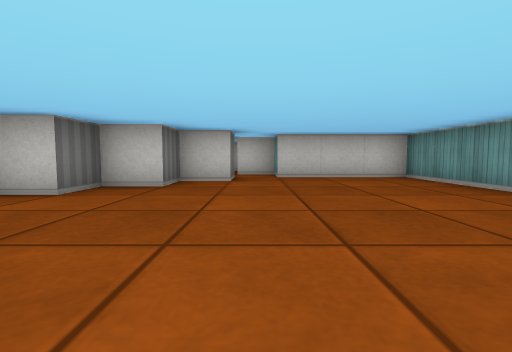
[1] (above)

12 first-person views from a walk through a cub3D level. The camera is about half as high as the walls, tilts 4° down and sees 85° across. The floor is counted in squares. Each view is taken from the middle of a square. On the plan, view 1 faces up. The plan holds only what a view shows up to about 9 squares ahead; the rest is blank.

[2]
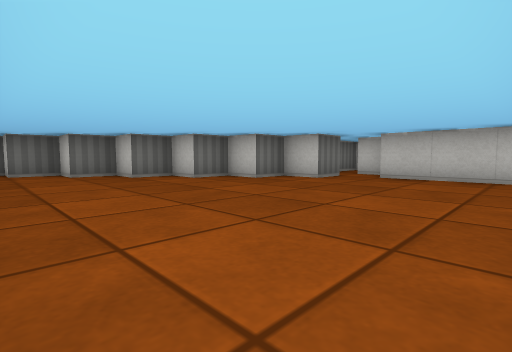

[3]
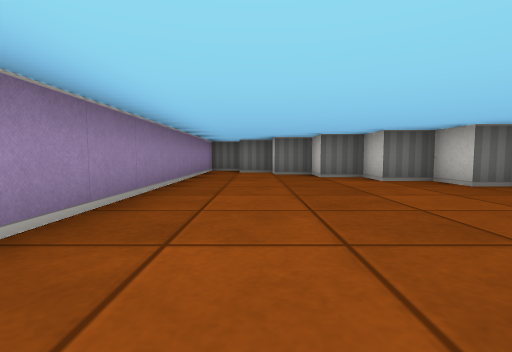

[4]
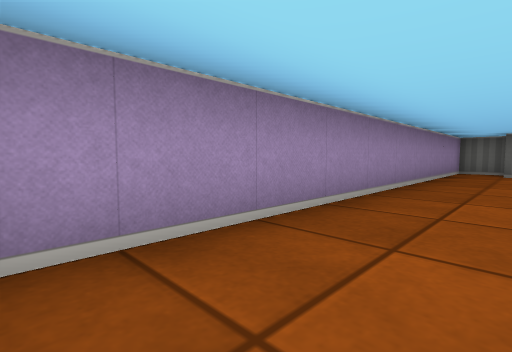

[5]
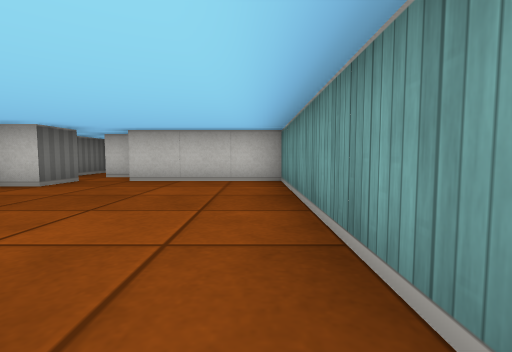

[6]
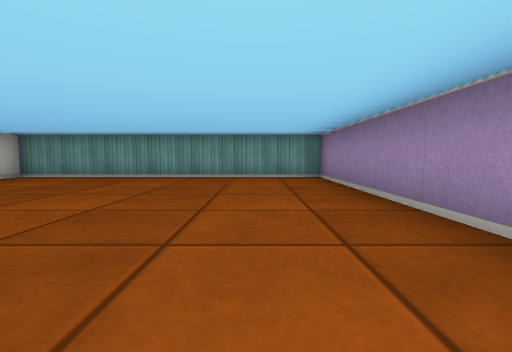

[7]
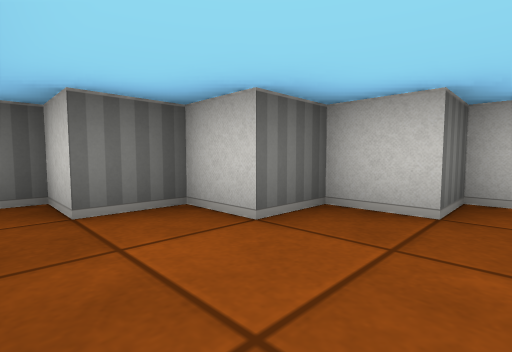

[8]
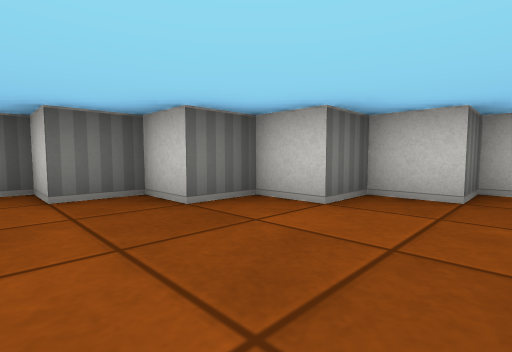

[9]
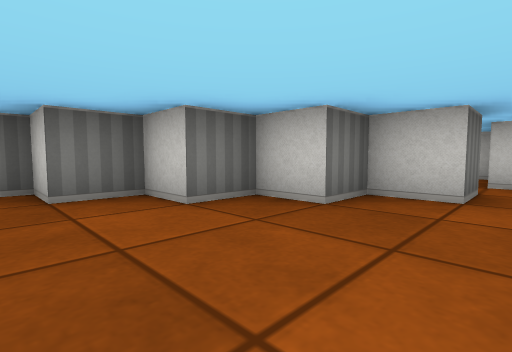

[10]
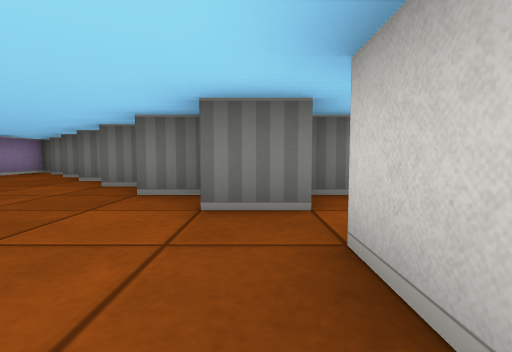

[11]
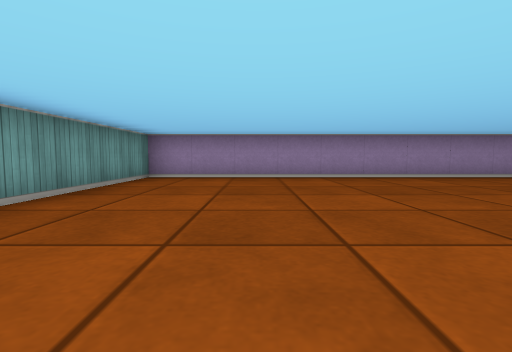

[12]
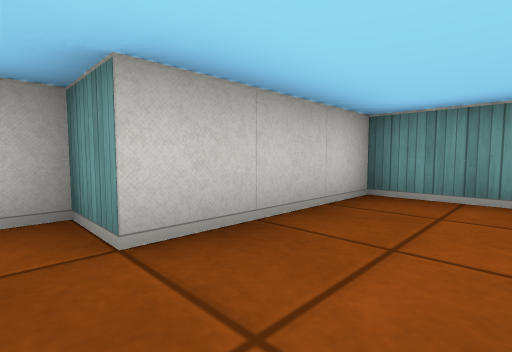

### Floor plan
Points are (right, up) in squares from view 1. A wall is a line through its corners. A room is listed if a view was taken in it or the views show most of it. See-through windows are left out.
Room 1 (views 1, 2, 3, 4, 5, 6, 7, 8, 9, 10, 11, 12)
walls: (-0.5, 6.6) (-0.5, 5.5) (-1.5, 5.5) (-1.5, 4.5) (-2.5, 4.5) (-2.5, 3.5) (-3.5, 3.5) (-3.5, 2.5) (-4.5, 2.5) (-4.5, 1.5) (-5.5, 1.5) (-5.5, 0.5) (-6.5, 0.5) (-6.5, -0.5) (3.5, -0.5) (3.5, 6.5) (0.5, 6.5) (0.5, 7.5) (-0.5, 7.5); (-1.5, 9.4) (-1.5, 6.6)

Where each view was taken, in squares from view 1:
view 1: 0 up, 0 right, facing up
view 2: 0 up, 3 right, facing up-left
view 3: 1 up, 3 right, facing left
view 4: 1 up, 3 right, facing down-left
view 5: 1 up, 3 right, facing up
view 6: 1 up, 3 left, facing right
view 7: 0 up, 3 left, facing up-left
view 8: 1 up, 1 left, facing up-left
view 9: 2 up, 0 right, facing up-left
view 10: 6 up, 2 right, facing left
view 11: 6 up, 1 right, facing down
view 12: 5 up, 0 right, facing up-right
